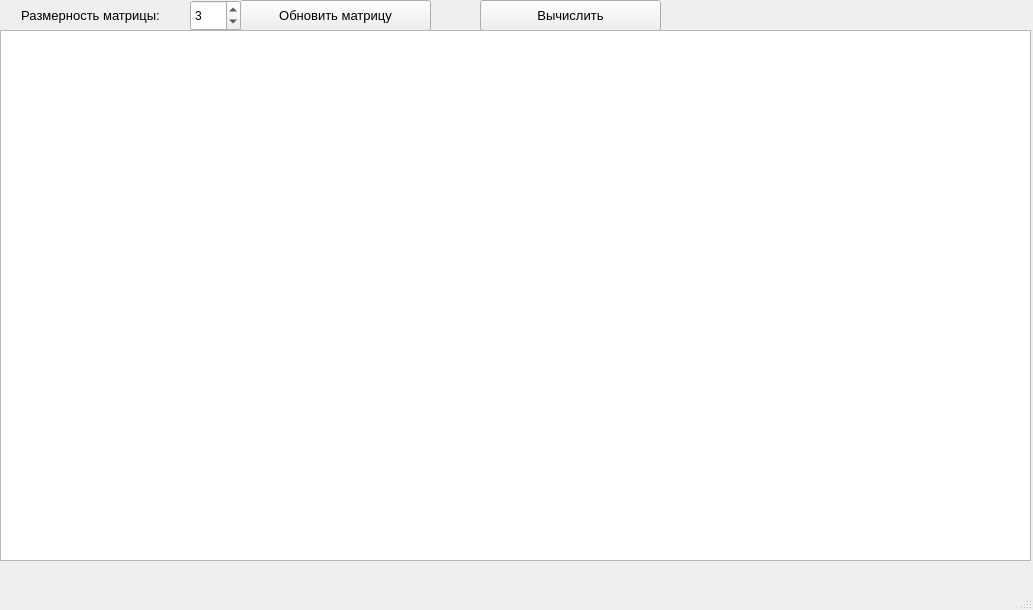
<?xml version="1.0" encoding="UTF-8"?>
<ui version="4.0">
 <class>MainWindow</class>
 <widget class="QMainWindow" name="MainWindow">
  <property name="geometry">
   <rect>
    <x>0</x>
    <y>0</y>
    <width>1033</width>
    <height>610</height>
   </rect>
  </property>
  <property name="windowTitle">
   <string>Лабораторная работа #2</string>
  </property>
  <widget class="QWidget" name="centralwidget">
   <widget class="QLabel" name="label">
    <property name="geometry">
     <rect>
      <x>0</x>
      <y>0</y>
      <width>181</width>
      <height>31</height>
     </rect>
    </property>
    <property name="font">
     <font>
      <pointsize>10</pointsize>
     </font>
    </property>
    <property name="text">
     <string>Размерность матрицы:</string>
    </property>
    <property name="alignment">
     <set>Qt::AlignCenter</set>
    </property>
   </widget>
   <widget class="QPushButton" name="but_matr">
    <property name="geometry">
     <rect>
      <x>240</x>
      <y>0</y>
      <width>191</width>
      <height>31</height>
     </rect>
    </property>
    <property name="font">
     <font>
      <pointsize>10</pointsize>
     </font>
    </property>
    <property name="text">
     <string>Обновить матрицу</string>
    </property>
   </widget>
   <widget class="QPushButton" name="but_close_4">
    <property name="geometry">
     <rect>
      <x>480</x>
      <y>0</y>
      <width>181</width>
      <height>31</height>
     </rect>
    </property>
    <property name="font">
     <font>
      <pointsize>10</pointsize>
     </font>
    </property>
    <property name="text">
     <string>Вычислить</string>
    </property>
   </widget>
   <widget class="QTableWidget" name="table">
    <property name="geometry">
     <rect>
      <x>0</x>
      <y>30</y>
      <width>1031</width>
      <height>531</height>
     </rect>
    </property>
   </widget>
   <widget class="QSpinBox" name="spinBox">
    <property name="geometry">
     <rect>
      <x>190</x>
      <y>0</y>
      <width>51</width>
      <height>31</height>
     </rect>
    </property>
    <property name="minimum">
     <number>1</number>
    </property>
    <property name="maximum">
     <number>10</number>
    </property>
    <property name="value">
     <number>3</number>
    </property>
   </widget>
  </widget>
  <widget class="QMenuBar" name="menubar">
   <property name="geometry">
    <rect>
     <x>0</x>
     <y>0</y>
     <width>1033</width>
     <height>26</height>
    </rect>
   </property>
  </widget>
  <widget class="QStatusBar" name="statusbar"/>
 </widget>
 <resources/>
 <connections/>
</ui>
